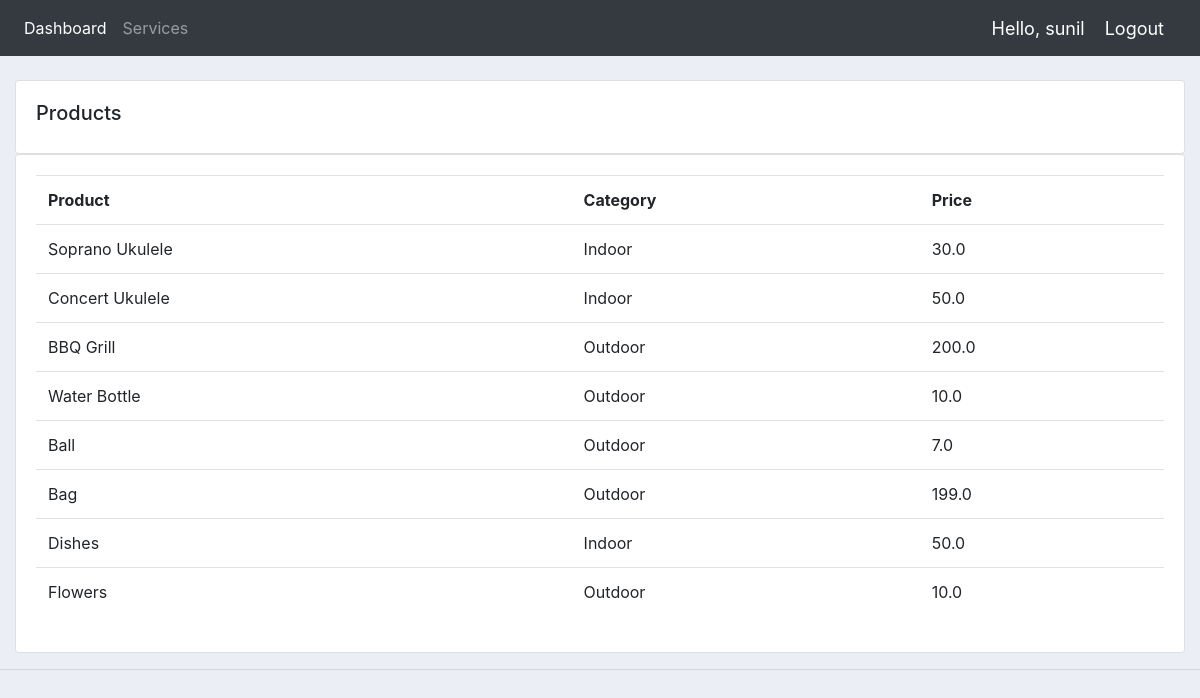
The page /products/ (signed in) on the database its author committed.
### accounts/models.py (models this page shows, shortened)
class Product(models.Model):
	CATEGORY = (
		('Indoor', 'Indoor'),
		('Outdoor', 'Outdoor')
		)
	name = models.CharField(max_length = 200, null = True)
	price = models.FloatField(null = True)
	category = models.CharField(max_length = 200, null = True, choices = CATEGORY)
	description = models.CharField(max_length = 200, null = True, blank = True)
	date_created = models.DateTimeField(auto_now_add = True)
	tags = models.ManyToManyField(Tag)

### accounts/views.py (the view)
# urls.py: path('products/', views.products, name = 'products'),
@login_required(login_url='login')
def products(request):
	products = Product.objects.all()
	return render(request, 'accounts/products.html', {'products':products})

### accounts/templates/accounts/products.html
{%  extends 'accounts/main.html' %}
{% block content %}
		<br>
		<div class="row">
			<div class="col-md">
				<div class="card card-body">
					<h5>Products</h5>
				</div>
				<div class="card card-body">
					<table class="table">
						<tr>
							<th>Product</th>
							<th>Category</th>
							<th>Price</th>
						</tr>
						{% for i in products %}
						<tr>
							<td>{{i.name}}</td>
							<td>{{i.category}}</td>
							<td>{{i.price}}</td>
						</tr>
						{% endfor %}
					</table>
				</div>
			</div>
		</div>
{% endblock content %}

### accounts/templates/accounts/navbar.html (shortened to what this page needs)
{% load static %}
<nav class="navbar navbar-expand-lg navbar-dark bg-dark">
  <div class="collapse navbar-collapse" id="navbarNav">
    <ul class="navbar-nav">
      <li class="nav-item active">
        <a class="nav-link" href="{% url 'home' %}">Dashboard</a>
      </li>
      <li class="nav-item">
        <a class="nav-link" href="{% url 'products' %}">Services</a>
      </li>
    </ul>
  </div>
  <span class = "hello-msg">Hello, {{request.user}}</span>
  <span><a class = "hello-msg" href="{% url 'logout'%}">Logout</a></span>
</nav>

### static/css/main.css (style rules this page uses)
body { background-color: #ebeff5; }

### accounts/templates/accounts/navbar.html (style rules this page uses)
.hello-msg { font-size: 18px; color: #fff; margin-right: 20px; }

### rows shown on the page
Product: name "Soprano Ukulele", category "Indoor", price "30.0"
Product: name "Concert Ukulele", category "Indoor", price "50.0"
Product: name "BBQ Grill", category "Outdoor", price "200.0"
Product: name "Water Bottle", category "Outdoor", price "10.0"
Product: name "Ball", category "Outdoor", price "7.0"
Product: name "Bag", category "Outdoor", price "199.0"
Product: name "Dishes", category "Indoor", price "50.0"
Product: name "Flowers", category "Outdoor", price "10.0"

### other values the page prints
{{ request.user }} "sunil"
